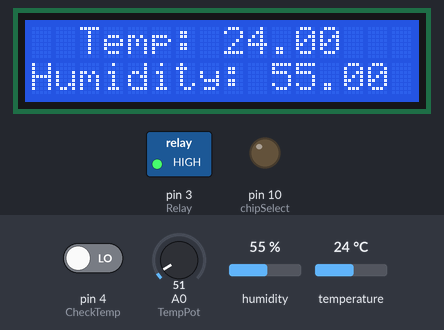
A sketch run on a simulated Arduino Uno, built with avr-gcc and run on an emulated ATmega328P. Parts: 16×2 character LCD, switched loads named in the sketch (green lamp = pin HIGH), output pins drawn as LEDs (lit = HIGH). The test bench sets the inputs (shaded band); at power-on: pin 4 (CheckTemp) LOW, A0 (TempPot) = 51, humidity 55 %, temperature 24 °C. The local clock reads 2024-03-15 10:24:30 at power-on unless the sketch sets it; storage starts empty; what the sketch prints to the serial monitor is not drawn.

Above: at 1.2 s.
1.3 s: pin 4 (CheckTemp) driven HIGH
At 6.4 s:
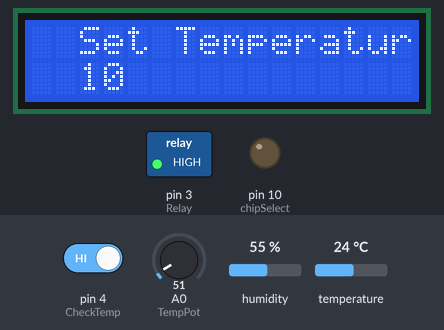
7.3 s: A0 (TempPot) set to 61
At 10.6 s:
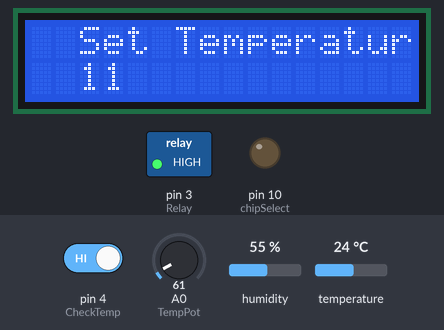
13.3 s: A0 (TempPot) set to 112
At 16.1 s:
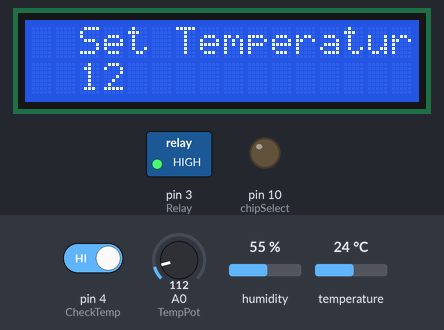
19.3 s: A0 (TempPot) set to 163
At 21.6 s:
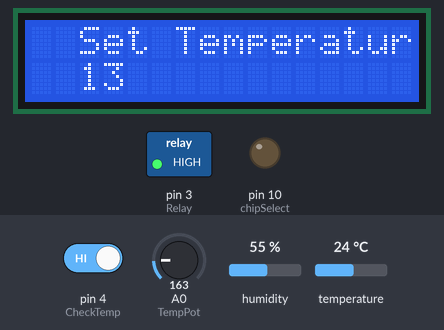
25.3 s: pin 4 (CheckTemp) driven LOW
At 26.1 s:
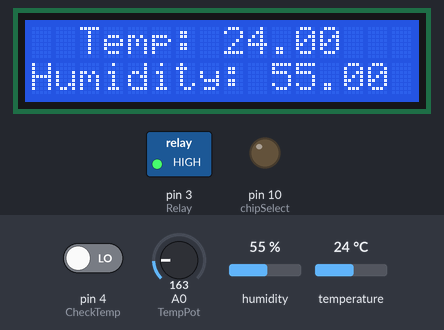
31.3 s: humidity set to 22 %
At 36.4 s:
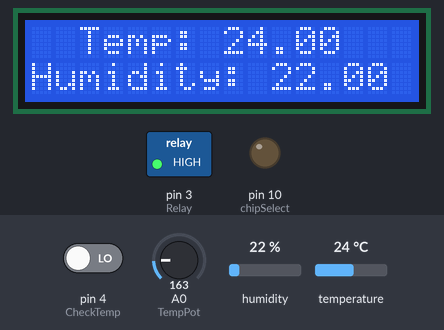
Timing chart, 0 to 37.9 s (numbered marks = the images above; inputs shaded):
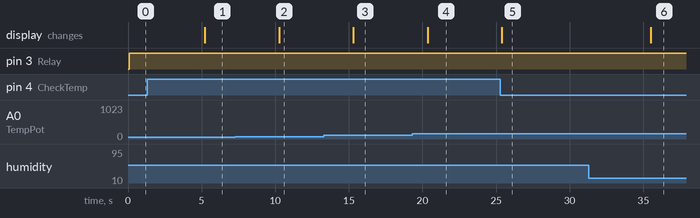

Measured:
- after the input at 1.3 s, the display: changes after 3.9 s (image 1)
- after the input at 7.3 s, the display: changes after 3.0 s (image 2)
- after the input at 13.3 s, the display: changes after 2.0 s (image 3)
- after the input at 19.3 s, the display: changes after 1.0 s (image 4)
- after the input at 25.3 s, the display: changes after 0.10 s (image 5)
- after the input at 31.3 s, the display: changes after 4.2 s (image 6)

The sketch:

Climate_Control.ino
```cpp
#include <DHT.h>        // Temp and Humifity sensor library
#include <SD.h>         // SD Card library
#include <SPI.h>        // Comms //
#include <Wire.h>       // Comms //
#include <RTClib.h>     // Real Tine Clock library
#include <LiquidCrystal_I2C.h>  // LCD

#define DHTPIN 2        // DHT Data pin
#define DHTTYPE DHT22   // Declare model of sensor used

  DHT dht(DHTPIN, DHTTYPE);   // Initialization setup for DHT sensor @ 16mhz
  int chipSelect = 10;
  File logFile;
  RTC_DS1307 RTC;             // Declare Real Time Clock chip model
  LiquidCrystal_I2C lcd(0x27, 16, 2);  // Set the LCD address to 0x27 for a 16 chars and 2 line display
  int TempPot = A0;     // Data pin for temperature control potentiometer
  int SetTemp = 0;      // Activation temperature set point variable
  int CheckTemp = 4;    // Pin for Check Temperature Button
  int Relay = 3;        // Pin for relay coil

  float Humidity, Temperature;    // declare var for HDT sensor info storage

void setup() {

 Serial.begin(9600);     // Initialize Serial and set baud rate to 57600
 Wire.begin();            // Initialize I2C communication with RTC
 RTC.begin();             // Initialize Real Time Clock
 dht.begin();             // Initialize DHT Sensor
 pinMode(chipSelect, OUTPUT);     // Set pin 10 High for SD library to work properly(BUGGY???)
 pinMode(CheckTemp, INPUT);
 pinMode(Relay, OUTPUT);

 lcd.begin();             // Initialize LCD
 lcd.backlight();         // Turn on the backlight

  if (!RTC.isrunning()){                          // Check to see if RTC was successfully
    Serial.println("RTC is NOT running!");         // Print line if not
  }else{
    // RTC.adjust(DateTime(F(__DATE__),F(__TIME__)));   // Set RTC to Computer current date and time
     Serial.println("RTC set, starting LOG.");
    }

  if (!SD.begin(chipSelect)){
    Serial.println("SD card initialization failed.");
  }else{
    Serial.println("SD card initialized.");         // Check to see if SD Card is succesfully initialized
  }
   }

void loop() {

 SetTemp = map(analogRead(TempPot),0,1023,10,30);
 Serial.print("Set Temperature: ");
 Serial.print(SetTemp);
 Serial.print(" ");

 DateTime now = RTC.now();    // Set var now to current time

 Serial.print(now.year(), DEC);
 Serial.print('/');
 Serial.print(now.month(), DEC);
 Serial.print('/');
 Serial.print(now.day(), DEC);
 Serial.print(' ');
 Serial.print(now.hour(), DEC);
 Serial.print(':');
 Serial.print(now.minute(), DEC);
 Serial.print(':');
 Serial.print(now.second(), DEC);     // Serial print Date and Time

 Humidity = dht.readHumidity();
 Temperature = dht.readTemperature();   // Read DHT data on pin 2 and store to variables

 if (SetTemp <= Temperature || Humidity >= 50){
  digitalWrite(Relay , HIGH);
 } else {
    digitalWrite(Relay , LOW);
 }

 Serial.print("    Humidity: ");
 Serial.print(Humidity);
 Serial.print("%, Temp: ");
 Serial.print(Temperature);
 Serial.println(" C");    // Serial print HDT Data

 if (digitalRead(CheckTemp) == HIGH){
    lcd.clear();
    lcd.setCursor(2,0);
    lcd.print("Set Temperature:");
    lcd.setCursor(2,1);
    lcd.print(SetTemp);
    lcd.noCursor();
    } else {
       lcd.clear();
       lcd.setCursor(2,0);
       lcd.print("Temp: ");
       lcd.print(Temperature);
       lcd.setCursor(0,1);
       lcd.print("Humidity: ");
       lcd.print(Humidity);           // Print data to LCD
       lcd.noCursor();
 }


 logFile = SD.open("LogFile.csv", FILE_WRITE);    // Open file with specified name on SD card

 if (logFile){
    logFile.print(now.year(), DEC);
    logFile.print('/');
    logFile.print(now.month(), DEC);
    logFile.print('/');
    logFile.print(now.day(), DEC);
    logFile.print(' ');
    logFile.print(now.hour(), DEC);
    logFile.print(':');
    logFile.print(now.minute(), DEC);
    logFile.print(':');
    logFile.print(now.second(), DEC);
    logFile.print(',');
    logFile.print(Humidity);
    logFile.print(',');
    logFile.println(Temperature);    // Write data to file on SD card, data seperated by commas

 logFile.close();   // Close file
 } else {
  Serial.println("Error opening LogFile");
 }


 delay(5000);   // Delay loop for 5 seconds
 }
```
